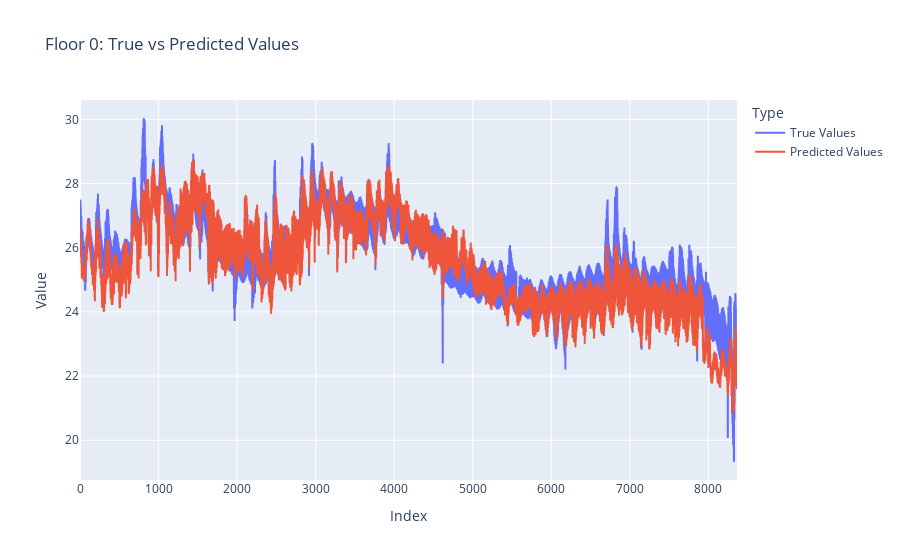
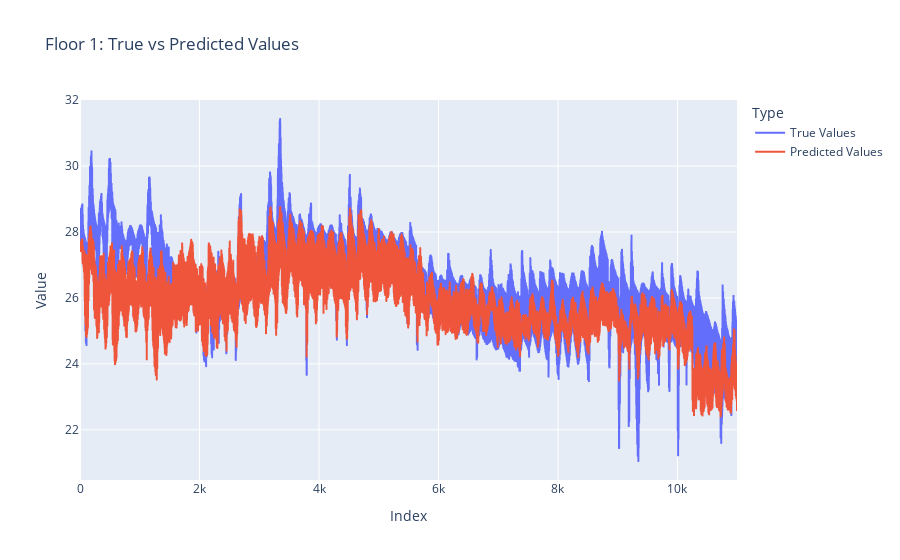
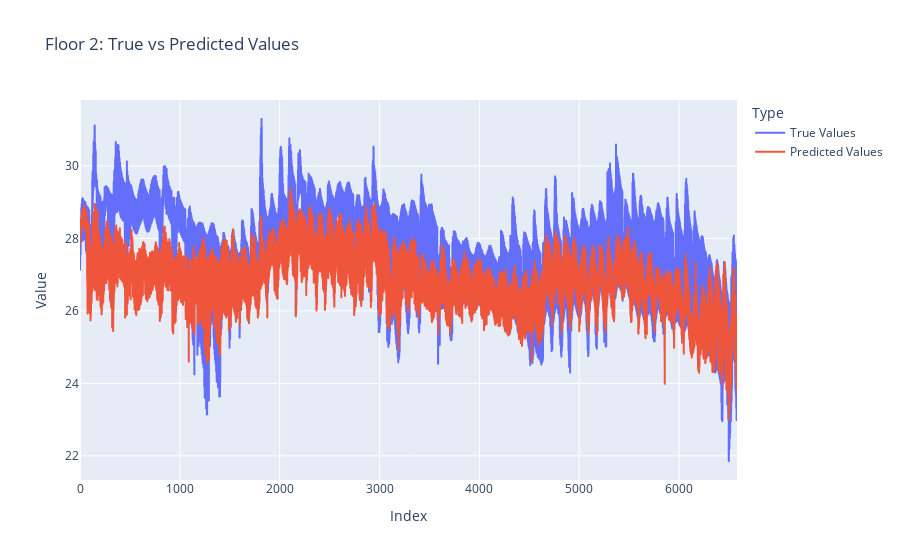
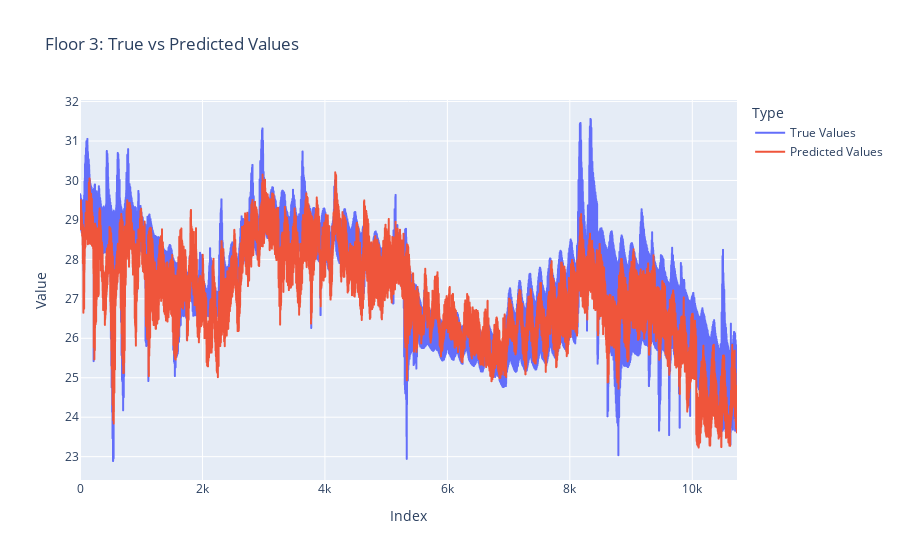

The cell these charts' notebook holds for them, in order:
### Code cell
dataframes = [dfe0, dfe1, dfe2, dfe3]
models = [model1, model2, model3, model4]


figures = []

# Iterate over each model and dataframe
for floor, (df, model) in enumerate(zip(dataframes, models)):
    
    X_train, y_train, X_test, y_test = prepare_data(df)

    # Set model to evaluation mode
    model.eval()

    # Perform prediction
    with torch.no_grad():
        if torch.cuda.is_available():
            X_test = X_test.cuda()
        y_pred = model(X_test)

    
    if torch.cuda.is_available():
        y_pred = y_pred.cpu().numpy()
        y_test = y_test.cpu().numpy()
    else:
        y_pred = y_pred.numpy()
        y_test = y_test.numpy()

    # Create a DataFrame with true values and predicted values
    df_results = pd.DataFrame({
        'Index': range(len(y_test)),
        'True Values': y_test.flatten(),
        'Predicted Values': y_pred.flatten()
    })

    
    df_melted = df_results.melt(id_vars=['Index'], value_vars=['True Values', 'Predicted Values'],
                                var_name='Type', value_name='Value')

    
    fig = px.line(df_melted, x='Index', y='Value', color='Type', title=f'Floor {floor}: True vs Predicted Values')
    figures.append(fig)

for fig in figures:
    fig.show()

### Figure 1 — Plotly figure (JSON) as saved in the notebook; plotly's stock layout.template omitted (floating-point values rounded to 4 significant figures; data arrays with more than 128 entries replaced by an {"elided": "..."} marker saying what was removed)
{"data": [{"hovertemplate": "Type=True Values<br>Index=%{x}<br>Value=%{y}<extra></extra>", "legendgroup": "True Values", "line": {"color": "#636efa", "dash": "solid"}, "marker": {"symbol": "circle"}, "mode": "lines", "name": "True Values", "showlegend": true, "type": "scattergl", "x": {"elided": "8366 int values"}, "xaxis": "x", "y": {"elided": "8366 float values"}, "yaxis": "y"}, {"hovertemplate": "Type=Predicted Values<br>Index=%{x}<br>Value=%{y}<extra></extra>", "legendgroup": "Predicted Values", "line": {"color": "#EF553B", "dash": "solid"}, "marker": {"symbol": "circle"}, "mode": "lines", "name": "Predicted Values", "showlegend": true, "type": "scattergl", "x": {"elided": "8366 int values"}, "xaxis": "x", "y": {"elided": "8366 float values"}, "yaxis": "y"}], "layout": {"legend": {"title": {"text": "Type"}, "tracegroupgap": 0}, "title": {"text": "Floor 0: True vs Predicted Values"}, "xaxis": {"anchor": "y", "domain": [0, 1], "title": {"text": "Index"}}, "yaxis": {"anchor": "x", "domain": [0, 1], "title": {"text": "Value"}}}}

### Figure 2 — Plotly figure (JSON) as saved in the notebook; plotly's stock layout.template omitted (floating-point values rounded to 4 significant figures; data arrays with more than 128 entries replaced by an {"elided": "..."} marker saying what was removed)
{"data": [{"hovertemplate": "Type=True Values<br>Index=%{x}<br>Value=%{y}<extra></extra>", "legendgroup": "True Values", "line": {"color": "#636efa", "dash": "solid"}, "marker": {"symbol": "circle"}, "mode": "lines", "name": "True Values", "showlegend": true, "type": "scattergl", "x": {"elided": "10997 int values"}, "xaxis": "x", "y": {"elided": "10997 float values"}, "yaxis": "y"}, {"hovertemplate": "Type=Predicted Values<br>Index=%{x}<br>Value=%{y}<extra></extra>", "legendgroup": "Predicted Values", "line": {"color": "#EF553B", "dash": "solid"}, "marker": {"symbol": "circle"}, "mode": "lines", "name": "Predicted Values", "showlegend": true, "type": "scattergl", "x": {"elided": "10997 int values"}, "xaxis": "x", "y": {"elided": "10997 float values"}, "yaxis": "y"}], "layout": {"legend": {"title": {"text": "Type"}, "tracegroupgap": 0}, "title": {"text": "Floor 1: True vs Predicted Values"}, "xaxis": {"anchor": "y", "domain": [0, 1], "title": {"text": "Index"}}, "yaxis": {"anchor": "x", "domain": [0, 1], "title": {"text": "Value"}}}}

### Figure 3 — Plotly figure (JSON) as saved in the notebook; plotly's stock layout.template omitted (floating-point values rounded to 4 significant figures; data arrays with more than 128 entries replaced by an {"elided": "..."} marker saying what was removed)
{"data": [{"hovertemplate": "Type=True Values<br>Index=%{x}<br>Value=%{y}<extra></extra>", "legendgroup": "True Values", "line": {"color": "#636efa", "dash": "solid"}, "marker": {"symbol": "circle"}, "mode": "lines", "name": "True Values", "showlegend": true, "type": "scattergl", "x": {"elided": "6581 int values"}, "xaxis": "x", "y": {"elided": "6581 float values"}, "yaxis": "y"}, {"hovertemplate": "Type=Predicted Values<br>Index=%{x}<br>Value=%{y}<extra></extra>", "legendgroup": "Predicted Values", "line": {"color": "#EF553B", "dash": "solid"}, "marker": {"symbol": "circle"}, "mode": "lines", "name": "Predicted Values", "showlegend": true, "type": "scattergl", "x": {"elided": "6581 int values"}, "xaxis": "x", "y": {"elided": "6581 float values"}, "yaxis": "y"}], "layout": {"legend": {"title": {"text": "Type"}, "tracegroupgap": 0}, "title": {"text": "Floor 2: True vs Predicted Values"}, "xaxis": {"anchor": "y", "domain": [0, 1], "title": {"text": "Index"}}, "yaxis": {"anchor": "x", "domain": [0, 1], "title": {"text": "Value"}}}}

### Figure 4 — Plotly figure (JSON) as saved in the notebook; plotly's stock layout.template omitted (floating-point values rounded to 4 significant figures; data arrays with more than 128 entries replaced by an {"elided": "..."} marker saying what was removed)
{"data": [{"hovertemplate": "Type=True Values<br>Index=%{x}<br>Value=%{y}<extra></extra>", "legendgroup": "True Values", "line": {"color": "#636efa", "dash": "solid"}, "marker": {"symbol": "circle"}, "mode": "lines", "name": "True Values", "showlegend": true, "type": "scattergl", "x": {"elided": "10731 int values"}, "xaxis": "x", "y": {"elided": "10731 float values"}, "yaxis": "y"}, {"hovertemplate": "Type=Predicted Values<br>Index=%{x}<br>Value=%{y}<extra></extra>", "legendgroup": "Predicted Values", "line": {"color": "#EF553B", "dash": "solid"}, "marker": {"symbol": "circle"}, "mode": "lines", "name": "Predicted Values", "showlegend": true, "type": "scattergl", "x": {"elided": "10731 int values"}, "xaxis": "x", "y": {"elided": "10731 float values"}, "yaxis": "y"}], "layout": {"legend": {"title": {"text": "Type"}, "tracegroupgap": 0}, "title": {"text": "Floor 3: True vs Predicted Values"}, "xaxis": {"anchor": "y", "domain": [0, 1], "title": {"text": "Index"}}, "yaxis": {"anchor": "x", "domain": [0, 1], "title": {"text": "Value"}}}}
